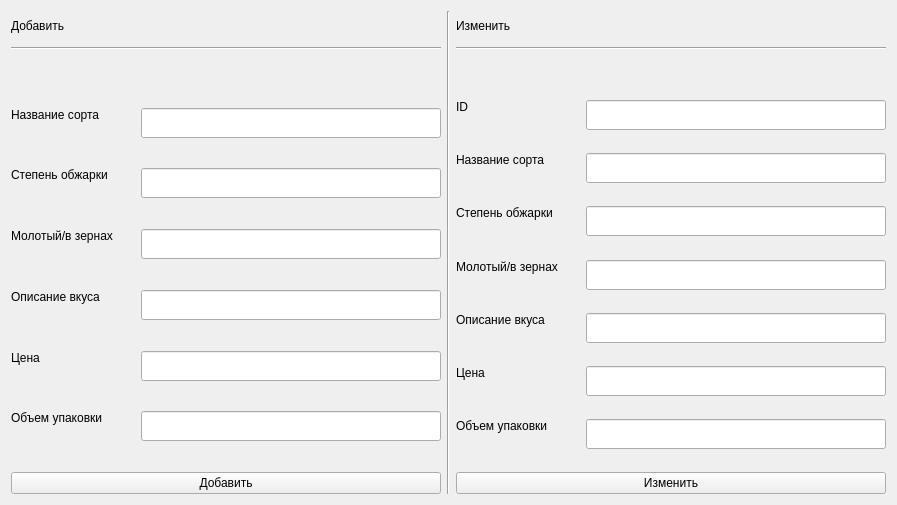
<?xml version="1.0" encoding="UTF-8"?>
<ui version="4.0">
 <class>Form</class>
 <widget class="QWidget" name="Form">
  <property name="geometry">
   <rect>
    <x>0</x>
    <y>0</y>
    <width>897</width>
    <height>505</height>
   </rect>
  </property>
  <property name="minimumSize">
   <size>
    <width>300</width>
    <height>0</height>
   </size>
  </property>
  <property name="windowTitle">
   <string>Form</string>
  </property>
  <layout class="QHBoxLayout" name="horizontalLayout_13">
   <item>
    <layout class="QVBoxLayout" name="verticalLayout_2">
     <item>
      <widget class="QLabel" name="label_7">
       <property name="minimumSize">
        <size>
         <width>0</width>
         <height>30</height>
        </size>
       </property>
       <property name="maximumSize">
        <size>
         <width>16777215</width>
         <height>30</height>
        </size>
       </property>
       <property name="text">
        <string>Добавить</string>
       </property>
      </widget>
     </item>
     <item alignment="Qt::AlignTop">
      <widget class="Line" name="line_2">
       <property name="orientation">
        <enum>Qt::Horizontal</enum>
       </property>
      </widget>
     </item>
     <item>
      <layout class="QHBoxLayout" name="horizontalLayout">
       <item alignment="Qt::AlignTop">
        <widget class="QLabel" name="label">
         <property name="text">
          <string>Название сорта</string>
         </property>
        </widget>
       </item>
       <item alignment="Qt::AlignRight|Qt::AlignTop">
        <widget class="QLineEdit" name="addSort">
         <property name="minimumSize">
          <size>
           <width>300</width>
           <height>30</height>
          </size>
         </property>
        </widget>
       </item>
      </layout>
     </item>
     <item>
      <layout class="QHBoxLayout" name="horizontalLayout_2">
       <item alignment="Qt::AlignTop">
        <widget class="QLabel" name="label_2">
         <property name="text">
          <string>Степень обжарки</string>
         </property>
        </widget>
       </item>
       <item alignment="Qt::AlignRight|Qt::AlignTop">
        <widget class="QLineEdit" name="addRoast">
         <property name="minimumSize">
          <size>
           <width>300</width>
           <height>30</height>
          </size>
         </property>
        </widget>
       </item>
      </layout>
     </item>
     <item>
      <layout class="QHBoxLayout" name="horizontalLayout_3">
       <item alignment="Qt::AlignTop">
        <widget class="QLabel" name="label_3">
         <property name="text">
          <string>Молотый/в зернах</string>
         </property>
        </widget>
       </item>
       <item alignment="Qt::AlignRight|Qt::AlignTop">
        <widget class="QLineEdit" name="addState">
         <property name="minimumSize">
          <size>
           <width>300</width>
           <height>30</height>
          </size>
         </property>
         <property name="maximumSize">
          <size>
           <width>16777215</width>
           <height>30</height>
          </size>
         </property>
        </widget>
       </item>
      </layout>
     </item>
     <item>
      <layout class="QHBoxLayout" name="horizontalLayout_4">
       <item alignment="Qt::AlignTop">
        <widget class="QLabel" name="label_4">
         <property name="text">
          <string>Описание вкуса</string>
         </property>
        </widget>
       </item>
       <item alignment="Qt::AlignRight|Qt::AlignTop">
        <widget class="QLineEdit" name="addTaste">
         <property name="minimumSize">
          <size>
           <width>300</width>
           <height>30</height>
          </size>
         </property>
         <property name="maximumSize">
          <size>
           <width>16777215</width>
           <height>30</height>
          </size>
         </property>
        </widget>
       </item>
      </layout>
     </item>
     <item>
      <layout class="QHBoxLayout" name="horizontalLayout_5">
       <item alignment="Qt::AlignTop">
        <widget class="QLabel" name="label_5">
         <property name="text">
          <string>Цена</string>
         </property>
        </widget>
       </item>
       <item alignment="Qt::AlignRight|Qt::AlignTop">
        <widget class="QLineEdit" name="addPrice">
         <property name="minimumSize">
          <size>
           <width>300</width>
           <height>30</height>
          </size>
         </property>
         <property name="maximumSize">
          <size>
           <width>16777215</width>
           <height>30</height>
          </size>
         </property>
        </widget>
       </item>
      </layout>
     </item>
     <item>
      <layout class="QHBoxLayout" name="horizontalLayout_6">
       <item alignment="Qt::AlignTop">
        <widget class="QLabel" name="label_6">
         <property name="text">
          <string>Объем упаковки</string>
         </property>
        </widget>
       </item>
       <item alignment="Qt::AlignRight|Qt::AlignTop">
        <widget class="QLineEdit" name="addVolume">
         <property name="minimumSize">
          <size>
           <width>300</width>
           <height>30</height>
          </size>
         </property>
         <property name="maximumSize">
          <size>
           <width>16777215</width>
           <height>30</height>
          </size>
         </property>
        </widget>
       </item>
      </layout>
     </item>
     <item>
      <widget class="QPushButton" name="addButton">
       <property name="text">
        <string>Добавить</string>
       </property>
      </widget>
     </item>
    </layout>
   </item>
   <item>
    <widget class="Line" name="line">
     <property name="orientation">
      <enum>Qt::Vertical</enum>
     </property>
    </widget>
   </item>
   <item>
    <layout class="QVBoxLayout" name="verticalLayout_3">
     <item>
      <widget class="QLabel" name="label_8">
       <property name="minimumSize">
        <size>
         <width>0</width>
         <height>30</height>
        </size>
       </property>
       <property name="maximumSize">
        <size>
         <width>16777215</width>
         <height>30</height>
        </size>
       </property>
       <property name="text">
        <string>Изменить</string>
       </property>
      </widget>
     </item>
     <item alignment="Qt::AlignTop">
      <widget class="Line" name="line_3">
       <property name="orientation">
        <enum>Qt::Horizontal</enum>
       </property>
      </widget>
     </item>
     <item>
      <layout class="QHBoxLayout" name="horizontalLayout_14">
       <item alignment="Qt::AlignTop">
        <widget class="QLabel" name="label_15">
         <property name="text">
          <string>ID</string>
         </property>
        </widget>
       </item>
       <item alignment="Qt::AlignRight|Qt::AlignTop">
        <widget class="QLineEdit" name="editID">
         <property name="minimumSize">
          <size>
           <width>300</width>
           <height>30</height>
          </size>
         </property>
         <property name="maximumSize">
          <size>
           <width>16777215</width>
           <height>30</height>
          </size>
         </property>
        </widget>
       </item>
      </layout>
     </item>
     <item>
      <layout class="QHBoxLayout" name="horizontalLayout_7">
       <item alignment="Qt::AlignTop">
        <widget class="QLabel" name="label_9">
         <property name="text">
          <string>Название сорта</string>
         </property>
        </widget>
       </item>
       <item alignment="Qt::AlignRight|Qt::AlignTop">
        <widget class="QLineEdit" name="editSort">
         <property name="minimumSize">
          <size>
           <width>300</width>
           <height>30</height>
          </size>
         </property>
         <property name="maximumSize">
          <size>
           <width>16777215</width>
           <height>30</height>
          </size>
         </property>
        </widget>
       </item>
      </layout>
     </item>
     <item>
      <layout class="QHBoxLayout" name="horizontalLayout_8">
       <item alignment="Qt::AlignTop">
        <widget class="QLabel" name="label_10">
         <property name="text">
          <string>Степень обжарки</string>
         </property>
        </widget>
       </item>
       <item alignment="Qt::AlignRight|Qt::AlignTop">
        <widget class="QLineEdit" name="editRoast">
         <property name="minimumSize">
          <size>
           <width>300</width>
           <height>30</height>
          </size>
         </property>
         <property name="maximumSize">
          <size>
           <width>16777215</width>
           <height>30</height>
          </size>
         </property>
        </widget>
       </item>
      </layout>
     </item>
     <item>
      <layout class="QHBoxLayout" name="horizontalLayout_9">
       <item alignment="Qt::AlignTop">
        <widget class="QLabel" name="label_11">
         <property name="text">
          <string>Молотый/в зернах</string>
         </property>
        </widget>
       </item>
       <item alignment="Qt::AlignRight|Qt::AlignTop">
        <widget class="QLineEdit" name="editState">
         <property name="minimumSize">
          <size>
           <width>300</width>
           <height>30</height>
          </size>
         </property>
         <property name="maximumSize">
          <size>
           <width>16777215</width>
           <height>30</height>
          </size>
         </property>
        </widget>
       </item>
      </layout>
     </item>
     <item>
      <layout class="QHBoxLayout" name="horizontalLayout_10">
       <item alignment="Qt::AlignTop">
        <widget class="QLabel" name="label_12">
         <property name="text">
          <string>Описание вкуса</string>
         </property>
        </widget>
       </item>
       <item alignment="Qt::AlignRight|Qt::AlignTop">
        <widget class="QLineEdit" name="editTaste">
         <property name="minimumSize">
          <size>
           <width>300</width>
           <height>30</height>
          </size>
         </property>
         <property name="maximumSize">
          <size>
           <width>16777215</width>
           <height>30</height>
          </size>
         </property>
        </widget>
       </item>
      </layout>
     </item>
     <item>
      <layout class="QHBoxLayout" name="horizontalLayout_11">
       <item alignment="Qt::AlignTop">
        <widget class="QLabel" name="label_13">
         <property name="text">
          <string>Цена</string>
         </property>
        </widget>
       </item>
       <item alignment="Qt::AlignRight|Qt::AlignTop">
        <widget class="QLineEdit" name="editPrice">
         <property name="minimumSize">
          <size>
           <width>300</width>
           <height>30</height>
          </size>
         </property>
         <property name="maximumSize">
          <size>
           <width>16777215</width>
           <height>30</height>
          </size>
         </property>
        </widget>
       </item>
      </layout>
     </item>
     <item>
      <layout class="QHBoxLayout" name="horizontalLayout_12">
       <item alignment="Qt::AlignTop">
        <widget class="QLabel" name="label_14">
         <property name="text">
          <string>Объем упаковки</string>
         </property>
        </widget>
       </item>
       <item alignment="Qt::AlignRight|Qt::AlignTop">
        <widget class="QLineEdit" name="editVolume">
         <property name="minimumSize">
          <size>
           <width>300</width>
           <height>30</height>
          </size>
         </property>
         <property name="maximumSize">
          <size>
           <width>16777215</width>
           <height>30</height>
          </size>
         </property>
        </widget>
       </item>
      </layout>
     </item>
     <item>
      <widget class="QPushButton" name="editButton">
       <property name="text">
        <string>Изменить</string>
       </property>
      </widget>
     </item>
    </layout>
   </item>
  </layout>
 </widget>
 <resources/>
 <connections/>
</ui>
